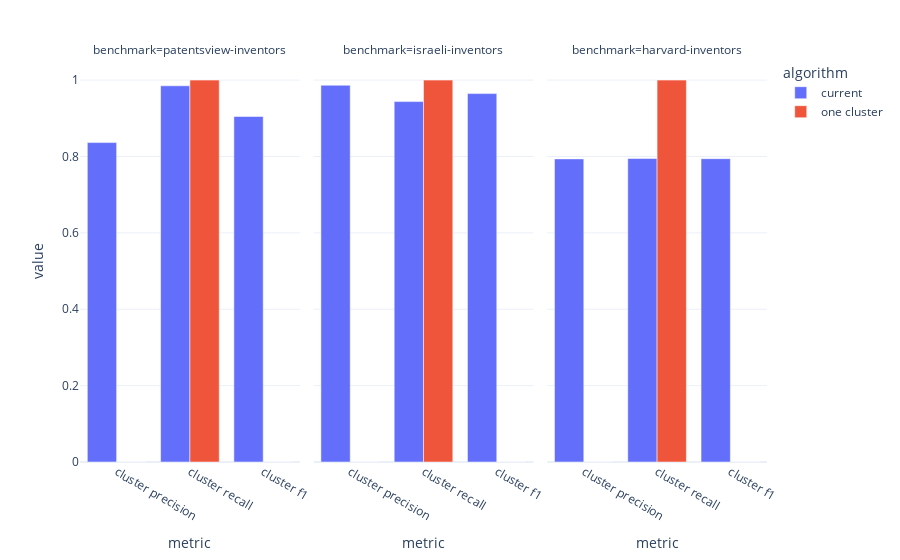

Notebook code for this chart:
### Code cell
inventor_benchmark_plot(disambiguations)

### Figure 1 — Plotly figure (JSON) as saved in the notebook; plotly's stock layout.template omitted (floating-point values rounded to 4 significant figures)
{"data": [{"alignmentgroup": "True", "hovertemplate": "algorithm=current<br>benchmark=patentsview-inventors<br>metric=%{x}<br>value=%{y}<extra></extra>", "legendgroup": "current", "marker": {"color": "#636efa", "pattern": {"shape": ""}}, "name": "current", "offsetgroup": "current", "orientation": "v", "showlegend": true, "textposition": "auto", "type": "bar", "x": ["cluster precision", "cluster recall", "cluster f1"], "xaxis": "x", "y": [0.8364, 0.9851, 0.9046], "yaxis": "y"}, {"alignmentgroup": "True", "hovertemplate": "algorithm=current<br>benchmark=israeli-inventors<br>metric=%{x}<br>value=%{y}<extra></extra>", "legendgroup": "current", "marker": {"color": "#636efa", "pattern": {"shape": ""}}, "name": "current", "offsetgroup": "current", "orientation": "v", "showlegend": false, "textposition": "auto", "type": "bar", "x": ["cluster precision", "cluster recall", "cluster f1"], "xaxis": "x2", "y": [0.9866, 0.9437, 0.9647], "yaxis": "y2"}, {"alignmentgroup": "True", "hovertemplate": "algorithm=current<br>benchmark=harvard-inventors<br>metric=%{x}<br>value=%{y}<extra></extra>", "legendgroup": "current", "marker": {"color": "#636efa", "pattern": {"shape": ""}}, "name": "current", "offsetgroup": "current", "orientation": "v", "showlegend": false, "textposition": "auto", "type": "bar", "x": ["cluster precision", "cluster recall", "cluster f1"], "xaxis": "x3", "y": [0.7937, 0.7946, 0.7942], "yaxis": "y3"}, {"alignmentgroup": "True", "hovertemplate": "algorithm=one cluster<br>benchmark=patentsview-inventors<br>metric=%{x}<br>value=%{y}<extra></extra>", "legendgroup": "one cluster", "marker": {"color": "#EF553B", "pattern": {"shape": ""}}, "name": "one cluster", "offsetgroup": "one cluster", "orientation": "v", "showlegend": true, "textposition": "auto", "type": "bar", "x": ["cluster precision", "cluster recall", "cluster f1"], "xaxis": "x", "y": [0, 1, 0], "yaxis": "y"}, {"alignmentgroup": "True", "hovertemplate": "algorithm=one cluster<br>benchmark=israeli-inventors<br>metric=%{x}<br>value=%{y}<extra></extra>", "legendgroup": "one cluster", "marker": {"color": "#EF553B", "pattern": {"shape": ""}}, "name": "one cluster", "offsetgroup": "one cluster", "orientation": "v", "showlegend": false, "textposition": "auto", "type": "bar", "x": ["cluster precision", "cluster recall", "cluster f1"], "xaxis": "x2", "y": [0, 1, 0], "yaxis": "y2"}, {"alignmentgroup": "True", "hovertemplate": "algorithm=one cluster<br>benchmark=harvard-inventors<br>metric=%{x}<br>value=%{y}<extra></extra>", "legendgroup": "one cluster", "marker": {"color": "#EF553B", "pattern": {"shape": ""}}, "name": "one cluster", "offsetgroup": "one cluster", "orientation": "v", "showlegend": false, "textposition": "auto", "type": "bar", "x": ["cluster precision", "cluster recall", "cluster f1"], "xaxis": "x3", "y": [0, 1, 0], "yaxis": "y3"}], "layout": {"annotations": [{"font": {}, "showarrow": false, "text": "benchmark=patentsview-inventors", "x": 0.16, "xanchor": "center", "xref": "paper", "y": 1, "yanchor": "bottom", "yref": "paper"}, {"font": {}, "showarrow": false, "text": "benchmark=israeli-inventors", "x": 0.5, "xanchor": "center", "xref": "paper", "y": 1, "yanchor": "bottom", "yref": "paper"}, {"font": {}, "showarrow": false, "text": "benchmark=harvard-inventors", "x": 0.84, "xanchor": "center", "xref": "paper", "y": 1, "yanchor": "bottom", "yref": "paper"}], "barmode": "group", "legend": {"title": {"text": "algorithm"}, "tracegroupgap": 0}, "margin": {"t": 60}, "xaxis": {"anchor": "y", "domain": [0, 0.32], "title": {"text": "metric"}}, "xaxis2": {"anchor": "y2", "domain": [0.34, 0.66], "matches": "x", "title": {"text": "metric"}}, "xaxis3": {"anchor": "y3", "domain": [0.68, 1.0], "matches": "x", "title": {"text": "metric"}}, "yaxis": {"anchor": "x", "domain": [0, 1], "title": {"text": "value"}}, "yaxis2": {"anchor": "x2", "domain": [0, 1], "matches": "y", "showticklabels": false}, "yaxis3": {"anchor": "x3", "domain": [0, 1], "matches": "y", "showticklabels": false}}}
